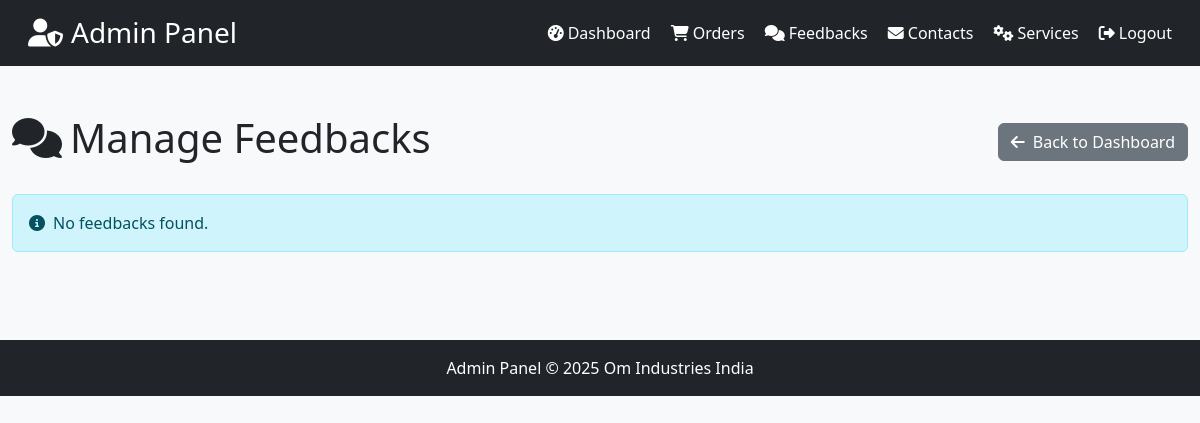
Before: /admin/feedback (signed in) with the older database file.
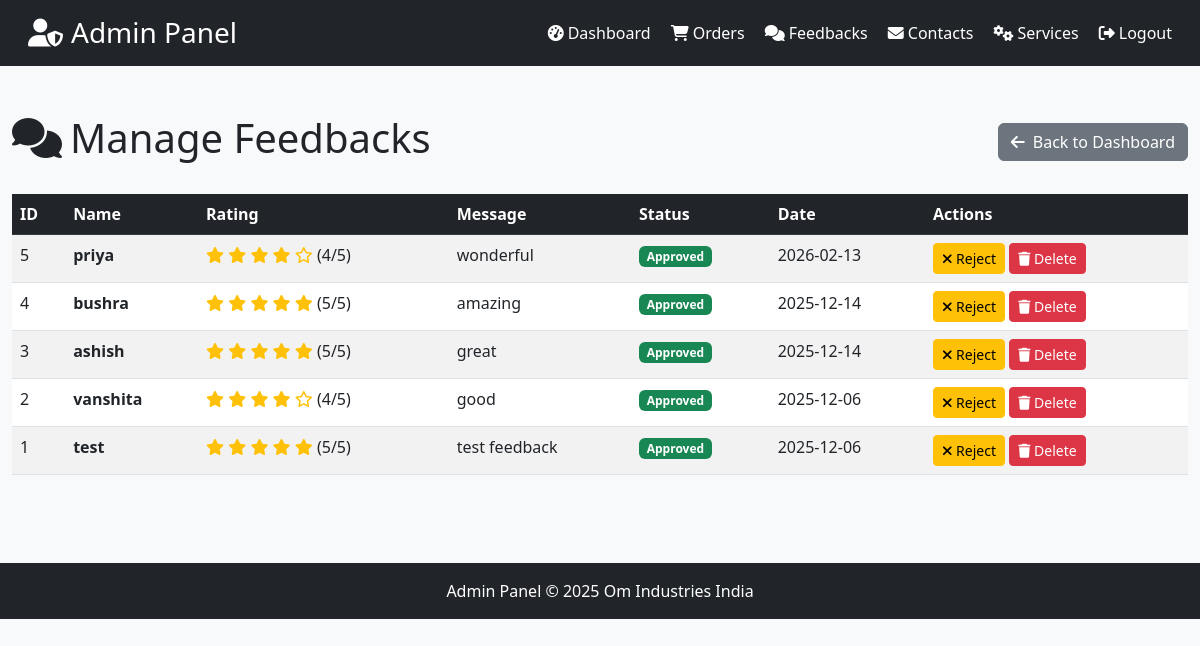
After: the same page with the newer database file.
### tables this page shows
CREATE TABLE feedback (
    id INTEGER PRIMARY KEY AUTOINCREMENT,
    name TEXT NOT NULL,
    message TEXT NOT NULL,
    date TIMESTAMP DEFAULT CURRENT_TIMESTAMP
, rating INTEGER DEFAULT 5, status TEXT DEFAULT 'pending');

### app.py (the view)
@app.route("/admin/feedback")
def admin_feedback():
    if not session.get('admin_logged_in'):
        return redirect(url_for('admin_login'))
    conn = _db_connection()
    cursor = execute_query(conn, "SELECT * FROM feedback ORDER BY date DESC")
    feedbacks = cursor.fetchall()
    conn.close()
    return render_template("admin/pages/feedback.html", title="Manage Feedback", feedbacks=feedbacks)

### app.py (called while the page is built)
def execute_query(conn, query, params=None):
    if USE_POSTGRES:
        cursor = conn.cursor()
        if params:
            if '?' in query:
                query = query.replace('?', '%s')
            cursor.execute(query, params)
        else:
            cursor.execute(query)
        return cursor
    else:
        if params:
            return conn.execute(query, params)
        else:
            return conn.execute(query)

### templates/admin/pages/feedback.html (shortened to what this page needs)
{% extends "admin/base_admin.html" %}
{% block content %}
<div class="container-fluid py-4">
  <div class="d-flex justify-content-between align-items-center mb-4">
    <h1><i class="fas fa-comments me-2"></i>Manage Feedbacks</h1>
    <a href="{{ url_for('admin_dashboard') }}" class="btn btn-secondary">
      <i class="fas fa-arrow-left me-2"></i>Back to Dashboard
    </a>
  </div>
  {% if feedbacks %}
  <div class="table-responsive">
    <table class="table table-striped table-hover">
      <thead class="table-dark">
        <tr>
          <th>ID</th>
          <th>Name</th>
          <th>Rating</th>
          <th>Message</th>
          <th>Status</th>
          <th>Date</th>
          <th>Actions</th>
        </tr>
      </thead>
      <tbody>
        {% for feedback in feedbacks %}
        <tr>
          <td>{{ feedback['id'] }}</td>
          <td><strong>{{ feedback['name'] }}</strong></td>
          <td>
            {% for i in range(5) %}
              {% if i < feedback['rating'] %}
                <i class="fas fa-star text-warning"></i>
              {% else %}
                <i class="far fa-star text-warning"></i>
              {% endif %}
            {% endfor %}
            ({{ feedback['rating'] }}/5)
          </td>
          <td>{{ feedback['message'][:50] }}{% if feedback['message']|length > 50 %}...{% endif %}</td>
          <td>
            {% if feedback['status'] == 'approved' %}
              <span class="badge bg-success">Approved</span>
            {% elif feedback['status'] == 'rejected' %}
              <span class="badge bg-danger">Rejected</span>
            {% else %}
              <span class="badge bg-warning">Pending</span>
            {% endif %}
          </td>
          <td>
            {% if feedback['date'] %}
              {% if feedback['date'] is string %}
                {{ feedback['date'][:10] }}
              {% else %}
                {{ feedback['date'].strftime('%Y-%m-%d') }}
              {% endif %}
            {% else %}
              N/A
            {% endif %}
          </td>
          <td>
            {% if feedback['status'] != 'rejected' %}
            <a href="{{ url_for('admin_feedback_action', feedback_id=feedback['id'], action='reject') }}"
               class="btn btn-sm btn-warning"
               onclick="return confirm('Reject this feedback?')">
              <i class="fas fa-times"></i> Reject
            </a>
            {% endif %}
            <a href="{{ url_for('admin_feedback_action', feedback_id=feedback['id'], action='delete') }}"
               class="btn btn-sm btn-danger"
               onclick="return confirm('Delete this feedback permanently?')">
              <i class="fas fa-trash"></i> Delete
            </a>
          </td>
        </tr>
        {% endfor %}
      </tbody>
    </table>
  </div>
  {% else %}
  <div class="alert alert-info">
    <i class="fas fa-info-circle me-2"></i>No feedbacks found.
  </div>
  {% endif %}
</div>
{% endblock %}

Changed rows visible on the page:
added feedback: id "5", name "priya", rating "4", message "wonderful", status "Approved", date "2026-02-13"
added feedback: id "4", name "bushra", rating "5", message "amazing", status "Approved", date "2025-12-14"
added feedback: id "3", name "ashish", rating "5", message "great", status "Approved", date "2025-12-14"
added feedback: id "2", name "vanshita", rating "4", message "good", status "Approved", date "2025-12-06"
added feedback: id "1", name "test", rating "5", message "test feedback", status "Approved", date "2025-12-06"
Other visible differences:
text no longer shown: "No feedbacks found."
text now shown: "ID Name Rating Message Status Date Actions"
